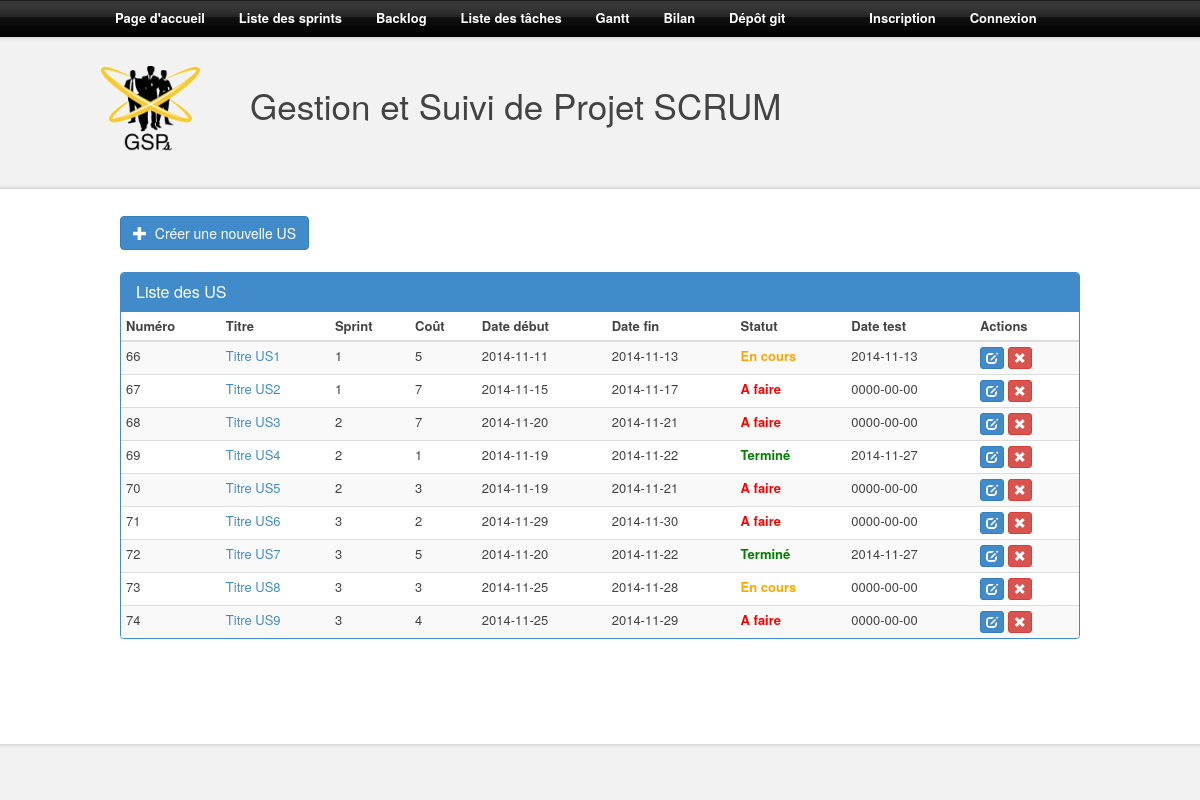
The page /backlog.php on the database its author committed.
### tables this page shows
CREATE TABLE IF NOT EXISTS `us` (
  `ID` int(11) NOT NULL AUTO_INCREMENT,
  `titre` text NOT NULL,
  `description` text,
  `ID_sprint` int(11) NOT NULL DEFAULT '1',
  `cout` int(11) NOT NULL,
  `statut` int(11) NOT NULL,
  `date_debut` date NOT NULL,
  `date_fin` date NOT NULL,
  `date_test` date DEFAULT NULL,
  `code_test` text,
  `description_test` text,
  `lien_git` text,
  PRIMARY KEY (`ID`),
  KEY `ID_sprint` (`ID_sprint`)
);

CREATE TABLE IF NOT EXISTS `sprints` (
  `ID` int(11) NOT NULL AUTO_INCREMENT,
  `numero_du_sprint` int(11) NOT NULL,
  `cout` int(11) NOT NULL,
  `date_creation` date NOT NULL,
  `date_debut` date NOT NULL,
  `duree` varchar(255) NOT NULL,
  `date_fin` date NOT NULL,
  `titre` text NOT NULL,
  `description` text NOT NULL,
  `cout_valide` int(11) DEFAULT NULL,
  `lien_git` text,
  PRIMARY KEY (`ID`)
);

### src/bdd/bdd.php (called while the page is built, shortened)
<?php
class BDD
{
	private $PDOInstance = null;
	private static $instance = null;
	private function __construct()
	{
		$this->PDOInstance = new PDO('mysql:charset=utf8;dbname='.self::DEFAULT_SQL_DTB.';host='.self::DEFAULT_SQL_HOST,self::DEFAULT_SQL_USER ,self::DEFAULT_SQL_PASS);
	}
	public static function getConnection()
	{
		if(is_null(self::$instance))
		{
			self::$instance = new BDD();
		}
		return self::$instance;
	}
	public function query($query)
	{
		return $this->PDOInstance->query($query);
	}
}
?>

### src/models/us.php (called while the page is built, shortened)
<?php
class ModelUs
{
        public function _getBacklog()
	{
		return BDD::getConnection()->query('SELECT * FROM us');
	}
        public function _getSprintNumberByID($sprintID){
            return BDD::getConnection()->query("SELECT `numero_du_sprint` FROM `sprints` INNER JOIN `us` on `sprints`.`ID`=`us`.`ID_sprint` WHERE `ID_sprint`=$sprintID");
        }
}

### src/controllers/us.php (the view, shortened to what this page needs)
<?php
include("models/us.php");
class ControllerUs
{
	private $modelUs;
	public function __construct()
	{
		$this->modelUs = new ModelUs();
	}
	private function _UsStatus($s)
	{
		if($s == 0)
		{ $status = '<span class="afaire">A faire</span>'; }
		else if($s == 1)
		{ $status = '<span class="encours">En cours</span>'; }
		else
		{ $status = '<span class="termine">Terminé</span>'; }
		return $status;
	}
	public function _buildBacklog()
	{
		foreach($this->modelUs->_getBacklog() as $line)
		{
			$this->_buildBaclogLine($line);
		}
	}
	private function _buildBaclogLine($line)
	{
                $numSprint= $this->modelUs->_getSprintNumberByID($line['ID_sprint'])->fetch(PDO::FETCH_ASSOC);
		?>
		<tr>
			<td><?php echo $line['ID']; ?></td>
			<td><a href="us.php?ID=<?php echo $line['ID']; ?>"><?php echo $line['titre']; ?></a></td>
                        <td><?php echo $numSprint['numero_du_sprint']; ?></td>
			<td><?php echo $line['cout']; ?></td>
			<td><?php echo $line['date_debut']; ?></td>
			<td><?php echo $line['date_fin']; ?></td>
			<td><?php echo $this->_UsStatus($line['statut']); ?></td>
			<td><?php echo $line['date_test']; ?></td>
			<td>
				<a href="manage_us.php?modif_US=<?php echo $line['ID']; ?>" class="btn btn-xs btn-primary"><span class="glyphicon glyphicon-edit"></span></a>
				<a href="manage_us.php?action=suppr&US_suppr=<?php echo $line['ID']; ?>" class="btn btn-xs btn-danger"><span class="glyphicon glyphicon-remove"></span></a>
			</td>
		</tr>
		<?php
                $this->_cleanSprintCost();
	}
		?>
		<?php
        protected function _cleanSprintCost(){
            $backLog = $this->modelUs->_getBacklog();
        }
}

### src/structure/top_page.php (shortened to what this page needs)
<!DOCTYPE html PUBLIC "-//W3C//DTD XHTML 1.0 Strict//EN" "http://www.w3.org/TR/xhtml1/DTD/xhtml1-strict.dtd">
<html xmlns="http://www.w3.org/1999/xhtml" xml:lang="fr" lang="fr">
	<head>
		<link rel="stylesheet" media="screen" type="text/css" title="Design" href="structure/design/style.css" />
		<link href="bootstrap/css/bootstrap.css" rel="stylesheet">
	</head>
	<body>
		<div id="background_bas">
			<div id="background_haut">
				<div id="menu">
					<a href="index.php">Page d'accueil</a>
                    <a href="sprint_list.php">Liste des sprints</a>
					<a href="backlog.php">Backlog</a>
					<a href="tasc_list.php">Liste des tâches</a>
					<a href="gantt.php">Gantt</a>
					<a href="results.php">Bilan</a>
					<a href="git.php">Dépôt git</a>
					<?php
					if (isset($_SESSION['pseudo']))
					{
						echo '<span id="pseudo">'.$_SESSION['pseudo'].'</span>';
						?>
						<a href="deconnection.php">Déconnexion</a>
						<?php
					}
					else
					{
						?>
						<a id="shiftLeft" href="inscription.php">Inscription</a>
						<a href="connection.php">Connexion</a>
						<?php
					}
					?>
				</div>
				<div id="banniere">
                    <img id="logoSite" alt="logo du site" src="structure/design/logoSite.png" />
					<h1>Gestion et Suivi de Projet SCRUM</h1>
				</div>
				<div id="corps">
					<div id="texte">

### src/backlog.php
<?php
include("bdd/bdd.php");
include("structure/top_page.php");
include("controllers/us.php");
$controllerUs = new ControllerUs();
?>
<a href="manage_us.php" class="btn btn-primary"><span class="glyphicon glyphicon-plus"></span>  Créer une nouvelle US</a>
<br /><br />
<div class="row">
	<section class="col-sm-12">
		<div class="panel panel-primary">
			<table class="table table-striped table-condensed">
				<div class="panel-heading">
					<h3 class="panel-title">Liste des US</h3>
				</div>
				<thead>
					<tr>
						<th>Numéro</th>
						<th>Titre</th>
						<th>Sprint</th>
						<th>Coût</th>
						<th>Date début</th>
						<th>Date fin</th>
						<th>Statut</th>
						<th>Date test</th>
						<th>Actions</th>
					</tr>
				</thead>
				<tbody>
					<?php $controllerUs->_buildBacklog(); ?>
				</tbody>
			</table>
		</div>
	</section>
</div>
<?php include("structure/bottom_page.php"); ?>

### src/structure/bottom_page.php (shortened to what this page needs)
					</div>
				</div>
				<div style="height : 80px;"></div>
			</div>
		</div>
	</body>
</html>

### src/structure/design/style.css (style rules this page uses)
html, body { height : 100%; margin : 0px; padding : 0px; font-family : Trebuchet MS , sans-serif; }
#corps { width : 1000px; margin : auto; }
#background_haut { height : 100%; background : url("background_haut.png") top center repeat-x; }
#background_bas { min-height : 100%; background : url("background_bas.png") bottom center repeat-x; }
#banniere { width : 1000px; height : 180px; margin : auto; }
#logoSite { float : left; margin-top: 30px; }
#banniere h1 { float : left; font-size : 35px; margin-top : 50px; margin-left : 50px; margin-bottom : 10px; color : #434343; }
#texte { padding : 20px; padding-top : 0px; text-align : justify; font-size : 13px; color : #434343; line-height : 22px; }
a { color : #007a99; text-decoration : none; }
img { border : none; }
#menu { width : 1000px; height : 36px; text-align : left; padding-top : 7px; margin : auto; }
#menu a:not(#shiftLeft) { padding-right : 15px; padding-left : 15px; font-size : 13px; font-weight : bold; color : white; }
#pseudo, #shiftLeft { padding-right : 15px; padding-left : 65px; font-size : 13px; font-weight : bold; color : #c8e5bc; }
#shiftLeft { color : white; }
.afaire { font-weight : bold; color : red; }
.encours { font-weight : bold; color : orange; }
.termine { font-weight : bold; color : green; }

### rows shown on the page
us: ID "66", titre "Titre US1", ID_sprint.numero_du_sprint "1", cout "5", date_debut "2014-11-11", date_fin "2014-11-13", statut "En cours", date_test "2014-11-13"
us: ID "67", titre "Titre US2", ID_sprint.numero_du_sprint "1", cout "7", date_debut "2014-11-15", date_fin "2014-11-17", statut "A faire", date_test "0000-00-00"
us: ID "68", titre "Titre US3", ID_sprint.numero_du_sprint "2", cout "7", date_debut "2014-11-20", date_fin "2014-11-21", statut "A faire", date_test "0000-00-00"
us: ID "69", titre "Titre US4", ID_sprint.numero_du_sprint "2", cout "1", date_debut "2014-11-19", date_fin "2014-11-22", statut "Terminé", date_test "2014-11-27"
us: ID "70", titre "Titre US5", ID_sprint.numero_du_sprint "2", cout "3", date_debut "2014-11-19", date_fin "2014-11-21", statut "A faire", date_test "0000-00-00"
us: ID "71", titre "Titre US6", ID_sprint.numero_du_sprint "3", cout "2", date_debut "2014-11-29", date_fin "2014-11-30", statut "A faire", date_test "0000-00-00"
us: ID "72", titre "Titre US7", ID_sprint.numero_du_sprint "3", cout "5", date_debut "2014-11-20", date_fin "2014-11-22", statut "Terminé", date_test "2014-11-27"
us: ID "73", titre "Titre US8", ID_sprint.numero_du_sprint "3", cout "3", date_debut "2014-11-25", date_fin "2014-11-28", statut "En cours", date_test "0000-00-00"
us: ID "74", titre "Titre US9", ID_sprint.numero_du_sprint "3", cout "4", date_debut "2014-11-25", date_fin "2014-11-29", statut "A faire", date_test "0000-00-00"
